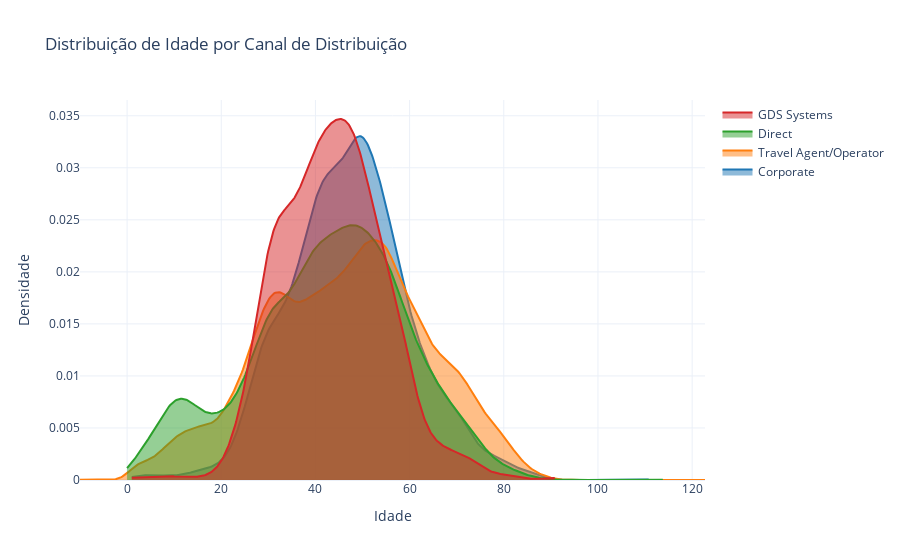

Notebook cell for this chart:
### Markdown cell above
-
    #### <span style="background-color:#accbf1; padding:5px; border-radius:5px;">**Numeric-Categorical: Correlations**</span> <a id='NCCorrelations'></a>  
    _Analyzing the influence of categorical variables on numerical features._
    
    ##### Click [here](#table-of-contents) ⬆️ to return to the Index.

### Code cell
distributions = [df_eda[df_eda['DistributionChannel'] == channel]['Age'].dropna() 
                 for channel in df_eda['DistributionChannel'].unique()]
fig = ff.create_distplot(distributions, 
                         group_labels=df_eda['DistributionChannel'].unique(), 
                         show_hist=False, show_rug=False)
for i in range(len(fig.data)):
    fig.data[i].update(fill='tozeroy', opacity=0.5)  
    
# Personalizar layout
fig.update_layout(title="Distribuição de Idade por Canal de Distribuição",
                  xaxis_title="Idade",
                  yaxis_title="Densidade",
                  template="plotly_white")

fig.show()

### Figure 1 — Plotly figure (JSON) as saved in the notebook; plotly's stock layout.template omitted (floating-point values rounded to 4 significant figures; data arrays with more than 128 entries replaced by an {"elided": "..."} marker saying what was removed)
{"data": [{"fill": "tozeroy", "legendgroup": "Corporate", "marker": {"color": "rgb(31, 119, 180)"}, "mode": "lines", "name": "Corporate", "opacity": 0.5, "showlegend": true, "type": "scatter", "x": {"elided": "500 float values"}, "xaxis": "x", "y": {"elided": "500 float values"}, "yaxis": "y"}, {"fill": "tozeroy", "legendgroup": "Travel Agent/Operator", "marker": {"color": "rgb(255, 127, 14)"}, "mode": "lines", "name": "Travel Agent/Operator", "opacity": 0.5, "showlegend": true, "type": "scatter", "x": {"elided": "500 float values"}, "xaxis": "x", "y": {"elided": "500 float values"}, "yaxis": "y"}, {"fill": "tozeroy", "legendgroup": "Direct", "marker": {"color": "rgb(44, 160, 44)"}, "mode": "lines", "name": "Direct", "opacity": 0.5, "showlegend": true, "type": "scatter", "x": {"elided": "500 float values"}, "xaxis": "x", "y": {"elided": "500 float values"}, "yaxis": "y"}, {"fill": "tozeroy", "legendgroup": "GDS Systems", "marker": {"color": "rgb(214, 39, 40)"}, "mode": "lines", "name": "GDS Systems", "opacity": 0.5, "showlegend": true, "type": "scatter", "x": {"elided": "500 float values"}, "xaxis": "x", "y": {"elided": "500 float values"}, "yaxis": "y"}], "layout": {"autosize": true, "barmode": "overlay", "hovermode": "closest", "legend": {"traceorder": "reversed"}, "title": {"text": "Distribuição de Idade por Canal de Distribuição"}, "xaxis": {"anchor": "y2", "autorange": true, "domain": [0, 1], "range": [-10, 122.7], "title": {"text": "Idade"}, "type": "linear", "zeroline": false}, "yaxis": {"anchor": "free", "autorange": true, "domain": [0, 1], "position": 0, "range": [0, 0.03651], "title": {"text": "Densidade"}, "type": "linear"}}}
